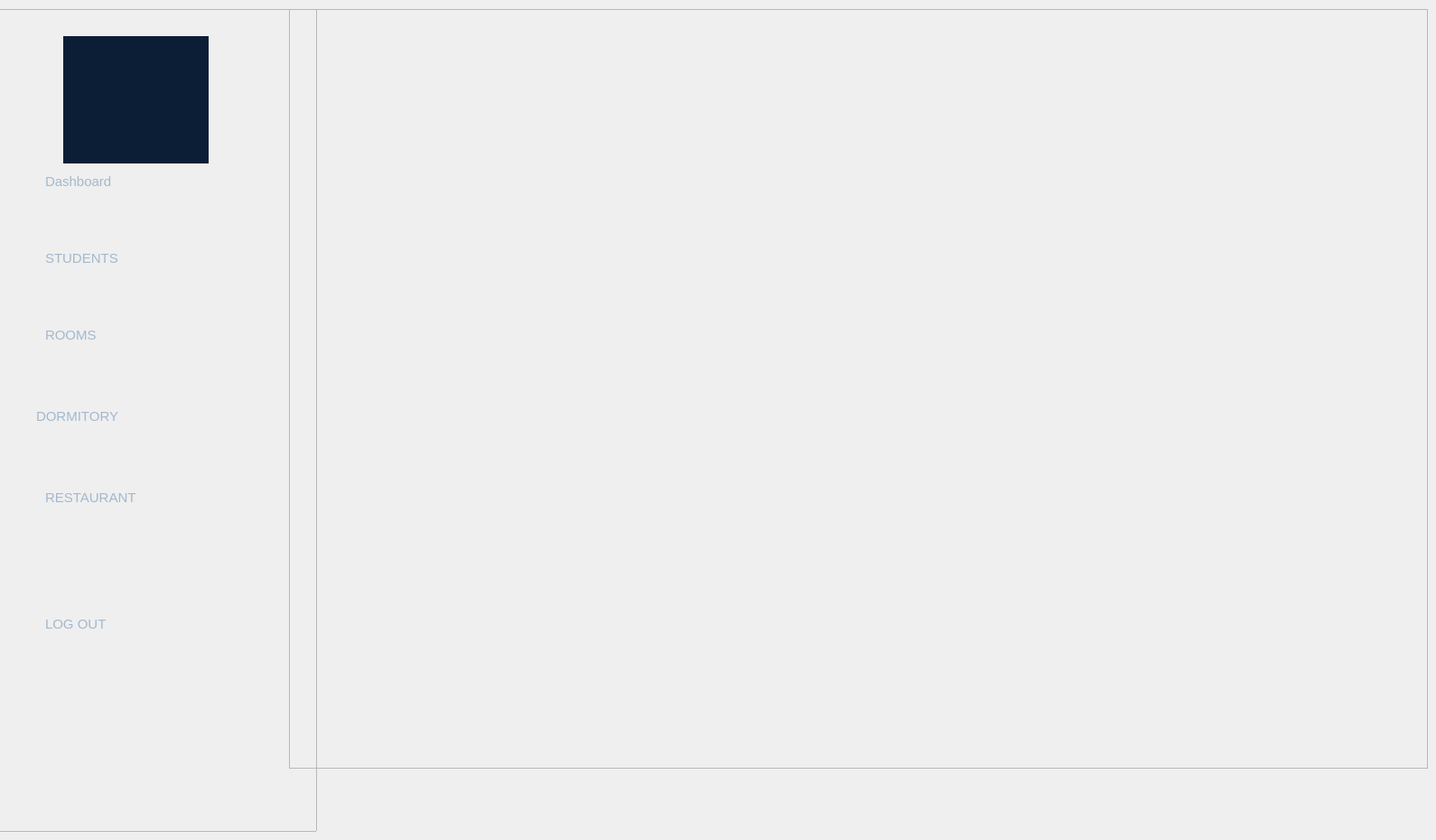
        <widget class="QWidget" name="home_2">
         <widget class="QFrame" name="frame_4">
          <property name="geometry">
           <rect>
            <x>320</x>
            <y>10</y>
            <width>1261</width>
            <height>841</height>
           </rect>
          </property>
          <property name="frameShape">
           <enum>QFrame::Shape::StyledPanel</enum>
          </property>
          <property name="frameShadow">
           <enum>QFrame::Shadow::Raised</enum>
          </property>
          <widget class="QLabel" name="label_11">
           <property name="geometry">
            <rect>
             <x>30</x>
             <y>0</y>
             <width>1181</width>
             <height>821</height>
            </rect>
           </property>
           <property name="text">
            <string/>
           </property>
           <property name="pixmap">
            <pixmap resource="resources.qrc">:/images/.qtcreator/ChatGPT Image 19 juin 2026, 23_52_17.png</pixmap>
           </property>
           <property name="scaledContents">
            <bool>true</bool>
           </property>
          </widget>
         </widget>
         <widget class="QFrame" name="sidebarFrame_3">
          <property name="geometry">
           <rect>
            <x>-10</x>
            <y>10</y>
            <width>361</width>
            <height>911</height>
           </rect>
          </property>
          <property name="styleSheet">
           <string notr="true">#sidebarFrame {
	background-color: rgb(0, 0, 54);
	
   
    border: none;
}
QPushButton {
    color: #ffffff;
    font-family: &quot;Segoe UI&quot;;
    font-size: 11pt;
    text-align: left;
    padding: 12px 20px;
    border: none;
    border-radius: 8px;
    background-color: transparent;
}
QPushButton:hover {
    background-color: #162e4e;
}
/* Active / Pressed State (like the Dashboard button in the image) */
QPushButton:checked, QPushButton:pressed {
    background-color: #123769;
    font-weight: bold;
}</string>
          </property>
          <property name="frameShape">
           <enum>QFrame::Shape::StyledPanel</enum>
          </property>
          <property name="frameShadow">
           <enum>QFrame::Shadow::Raised</enum>
          </property>
          <widget class="QPushButton" name="btn_dashboard_3">
           <property name="geometry">
            <rect>
             <x>40</x>
             <y>160</y>
             <width>291</width>
             <height>61</height>
            </rect>
           </property>
           <property name="styleSheet">
            <string notr="true">QPushButton {
    color: #a3b8cc;
    font-family: &quot;Segoe UI&quot;, sans-serif;
    font-size: 11pt;
    padding: 12px 20px;
    border: none;
    border-radius: 8px;
    background-color: transparent;
}

QPushButton:hover {
    color: #ffffff;
    background-color: #0c2343;
}

/* This rule handles the button that is currently clicked/active */
QPushButton:checked {
    color: #ffffff;
    font-weight: 600;
    background-color: #123769; /* The prominent blue selection color from the image */
}</string>
           </property>
           <property name="text">
            <string>Dashboard</string>
           </property>
           <property name="checkable">
            <bool>true</bool>
           </property>
           <property name="autoExclusive">
            <bool>true</bool>
           </property>
          </widget>
          <widget class="QPushButton" name="btn_room_3">
           <property name="geometry">
            <rect>
             <x>40</x>
             <y>330</y>
             <width>291</width>
             <height>61</height>
            </rect>
           </property>
           <property name="styleSheet">
            <string notr="true">QPushButton {
    color: #a3b8cc;
    font-family: &quot;Segoe UI&quot;, sans-serif;
    font-size: 11pt;
    padding: 12px 20px;
    border: none;
    border-radius: 8px;
    background-color: transparent;
}

QPushButton:hover {
    color: #ffffff;
    background-color: #0c2343;
}

/* This rule handles the button that is currently clicked/active */
QPushButton:checked {
    color: #ffffff;
    font-weight: 600;
    background-color: #123769; /* The prominent blue selection color from the image */
}</string>
           </property>
           <property name="text">
            <string>ROOMS</string>
           </property>
          </widget>
          <widget class="QPushButton" name="btn_dormitory_3">
           <property name="geometry">
            <rect>
             <x>30</x>
             <y>420</y>
             <width>291</width>
             <height>61</height>
            </rect>
           </property>
           <property name="styleSheet">
            <string notr="true">QPushButton {
    color: #a3b8cc;
    font-family: &quot;Segoe UI&quot;, sans-serif;
    font-size: 11pt;
    padding: 12px 20px;
    border: none;
    border-radius: 8px;
    background-color: transparent;
}

QPushButton:hover {
    color: #ffffff;
    background-color: #0c2343;
}

/* This rule handles the button that is currently clicked/active */
QPushButton:checked {
    color: #ffffff;
    font-weight: 600;
    background-color: #123769; /* The prominent blue selection color from the image */
}</string>
           </property>
           <property name="text">
            <string>DORMITORY</string>
           </property>
          </widget>
          <widget class="QPushButton" name="btn_restaurant_3">
           <property name="geometry">
            <rect>
             <x>40</x>
             <y>510</y>
             <width>291</width>
             <height>61</height>
            </rect>
           </property>
           <property name="styleSheet">
            <string notr="true">QPushButton {
    color: #a3b8cc;
    font-family: &quot;Segoe UI&quot;, sans-serif;
    font-size: 11pt;
    padding: 12px 20px;
    border: none;
    border-radius: 8px;
    background-color: transparent;
}

QPushButton:hover {
    color: #ffffff;
    background-color: #0c2343;
}

/* This rule handles the button that is currently clicked/active */
QPushButton:checked {
    color: #ffffff;
    font-weight: 600;
    background-color: #123769; /* The prominent blue selection color from the image */
}</string>
           </property>
           <property name="text">
            <string>RESTAURANT</string>
           </property>
          </widget>
          <widget class="QPushButton" name="btn_logout_3">
           <property name="geometry">
            <rect>
             <x>40</x>
             <y>650</y>
             <width>291</width>
             <height>61</height>
            </rect>
           </property>
           <property name="styleSheet">
            <string notr="true">QPushButton {
    color: #a3b8cc;
    font-family: &quot;Segoe UI&quot;, sans-serif;
    font-size: 11pt;
    padding: 12px 20px;
    border: none;
    border-radius: 8px;
    background-color: transparent;
}

QPushButton:hover {
    color: #ffffff;
    background-color: #0c2343;
}

/* This rule handles the button that is currently clicked/active */
QPushButton:checked {
    color: #ffffff;
    font-weight: 600;
    background-color: #123769; /* The prominent blue selection color from the image */
}</string>
           </property>
           <property name="text">
            <string>LOG OUT</string>
           </property>
          </widget>
          <widget class="QPushButton" name="pushButton_3">
           <property name="geometry">
            <rect>
             <x>40</x>
             <y>250</y>
             <width>271</width>
             <height>51</height>
            </rect>
           </property>
           <property name="styleSheet">
            <string notr="true">QPushButton {
    color: #a3b8cc;
    font-family: &quot;Segoe UI&quot;, sans-serif;
    font-size: 11pt;
    padding: 12px 20px;
    border: none;
    border-radius: 8px;
    background-color: transparent;
}

QPushButton:hover {
    color: #ffffff;
    background-color: #0c2343;
}

/* This rule handles the button that is currently clicked/active */
QPushButton:checked {
    color: #ffffff;
    font-weight: 600;
    background-color: #123769; /* The prominent blue selection color from the image */
}</string>
           </property>
           <property name="text">
            <string>STUDENTS</string>
           </property>
          </widget>
          <widget class="QLabel" name="label_12">
           <property name="geometry">
            <rect>
             <x>80</x>
             <y>30</y>
             <width>161</width>
             <height>141</height>
            </rect>
           </property>
           <property name="styleSheet">
            <string notr="true">background-color: #0b1e36;</string>
           </property>
           <property name="text">
            <string/>
           </property>
           <property name="pixmap">
            <pixmap resource="resources.qrc">:/images/.qtcreator/ChatGPT Image 20 juin 2026, 00_30_51.png</pixmap>
           </property>
          </widget>
         </widget>
        </widget>
